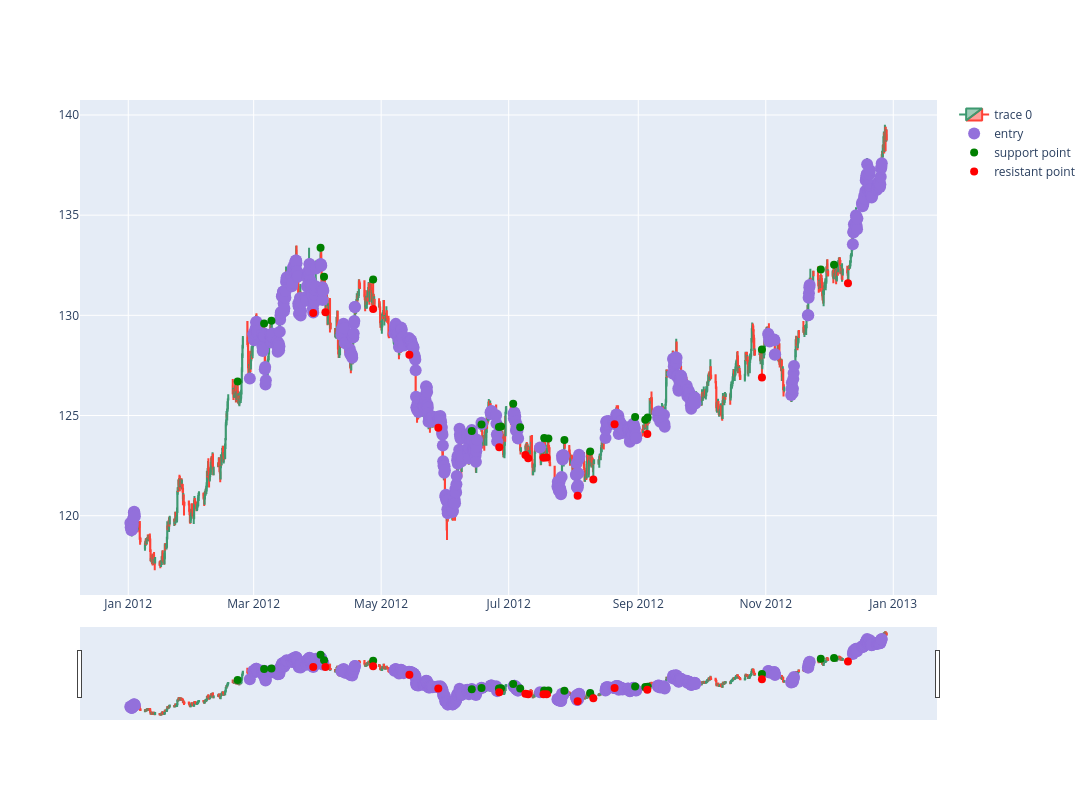

The notebook cell saved with this chart:
### Code cell
start_date_chart = '2012-1-1 00:00'
end_date_chart = '2012-12-30 00:00'
dfpl = df_h4.loc[start_date_chart : end_date_chart]#.set_index("Gmt time")

# Create a plot with 2 rows
fig = make_subplots(rows=1, cols=1)

# Add candlestick plot on the first row
fig.add_trace(go.Candlestick(x=dfpl.index,
                             open=dfpl['Open'],
                             high=dfpl['High'],
                             low=dfpl['Low'],
                             close=dfpl['Close']),
              row=1, col=1)

# Add markers for entry point m15
fig.add_trace(go.Scatter(x=dfpl.index, y=dfpl['pointpos'], mode="markers",
                         marker=dict(size=12, color="MediumPurple"),
                         name="entry"),
              row=1, col=1)

#Add markers for trade entry points on the same subplot
fig.add_trace(go.Scatter(x=dfpl.index, y=dfpl['support_point'], mode="markers",
                         marker=dict(size=8, color="green"),
                         name="support point"),
              row=1, col=1)

#Add markers for trade entry points on the same subplot
fig.add_trace(go.Scatter(x=dfpl.index, y=dfpl['resistant_point'], mode="markers",
                         marker=dict(size=8, color="red"),
                         name="resistant point"),
              row=1, col=1)

fig.update_layout(width=1500, height=800, sliders=[])
fig.show()

### Figure 1 — Plotly figure (JSON) as saved in the notebook; plotly's stock layout.template omitted (floating-point values rounded to 4 significant figures; data arrays with more than 128 entries replaced by an {"elided": "..."} marker saying what was removed)
{"data": [{"close": {"elided": "1560 float values"}, "high": {"elided": "1560 float values"}, "low": {"elided": "1560 float values"}, "open": {"elided": "1560 float values"}, "type": "candlestick", "x": {"elided": "1560 str values"}, "xaxis": "x", "yaxis": "y"}, {"marker": {"color": "MediumPurple", "size": 12}, "mode": "markers", "name": "entry", "type": "scatter", "x": {"elided": "1560 str values"}, "xaxis": "x", "y": {"elided": "1560 float values"}, "yaxis": "y"}, {"marker": {"color": "green", "size": 8}, "mode": "markers", "name": "support point", "type": "scatter", "x": {"elided": "1560 str values"}, "xaxis": "x", "y": {"elided": "1560 float values"}, "yaxis": "y"}, {"marker": {"color": "red", "size": 8}, "mode": "markers", "name": "resistant point", "type": "scatter", "x": {"elided": "1560 str values"}, "xaxis": "x", "y": {"elided": "1560 float values"}, "yaxis": "y"}], "layout": {"height": 800, "width": 1500, "xaxis": {"anchor": "y", "domain": [0, 1]}, "yaxis": {"anchor": "x", "domain": [0, 1]}}}
